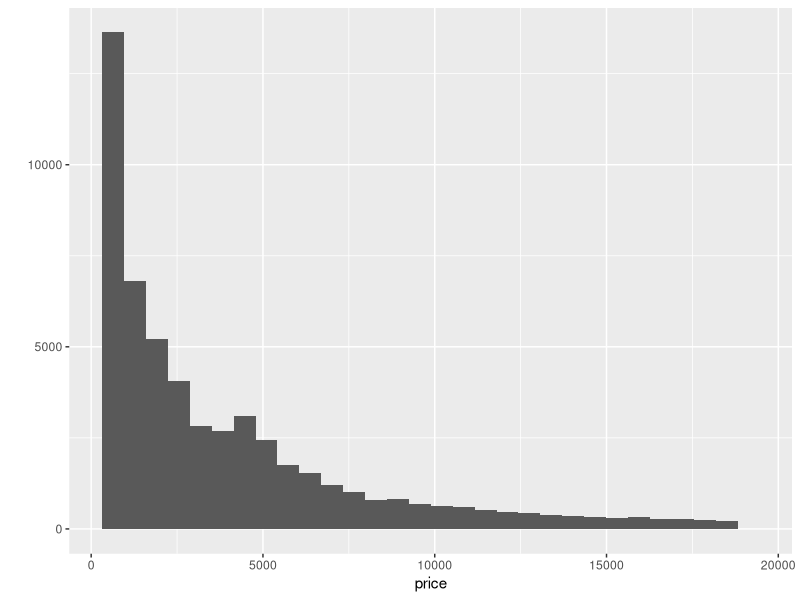
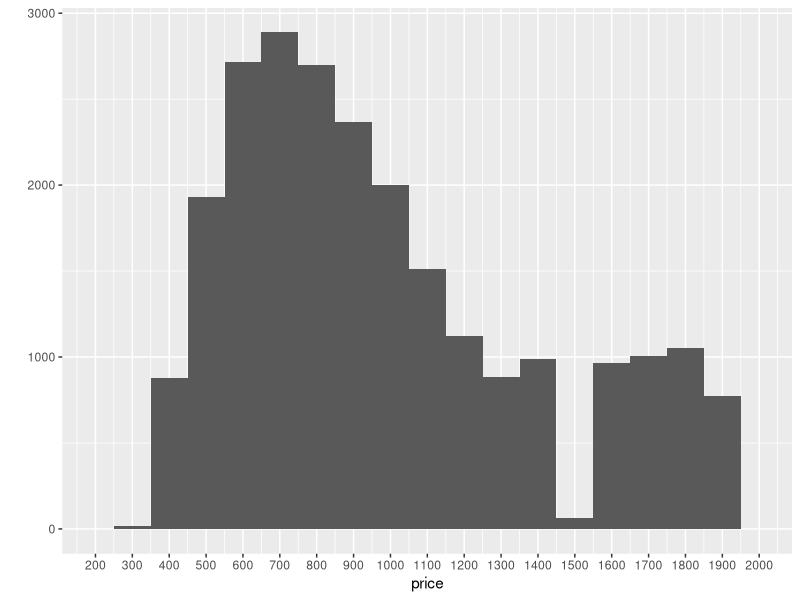
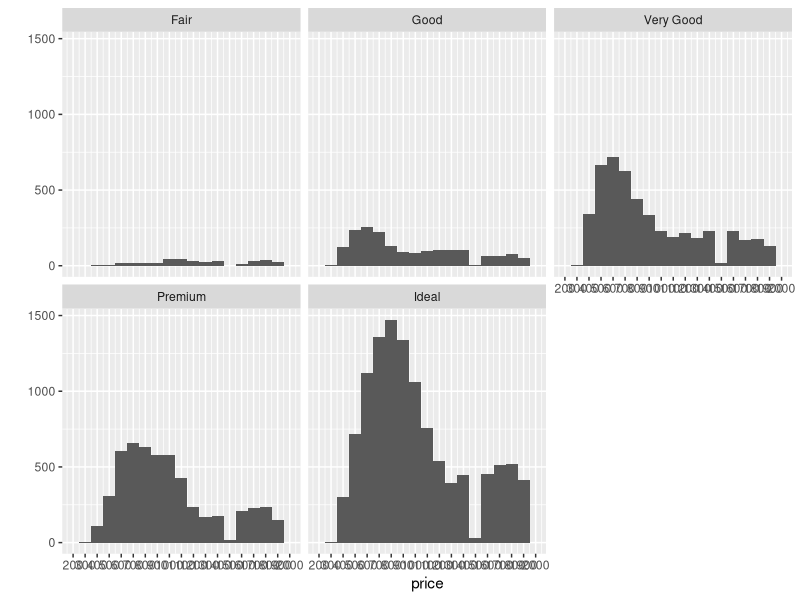
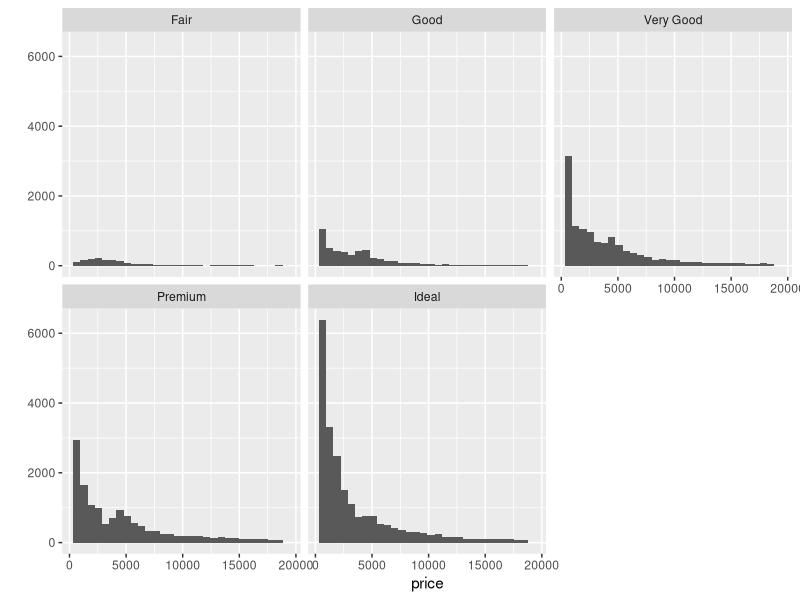
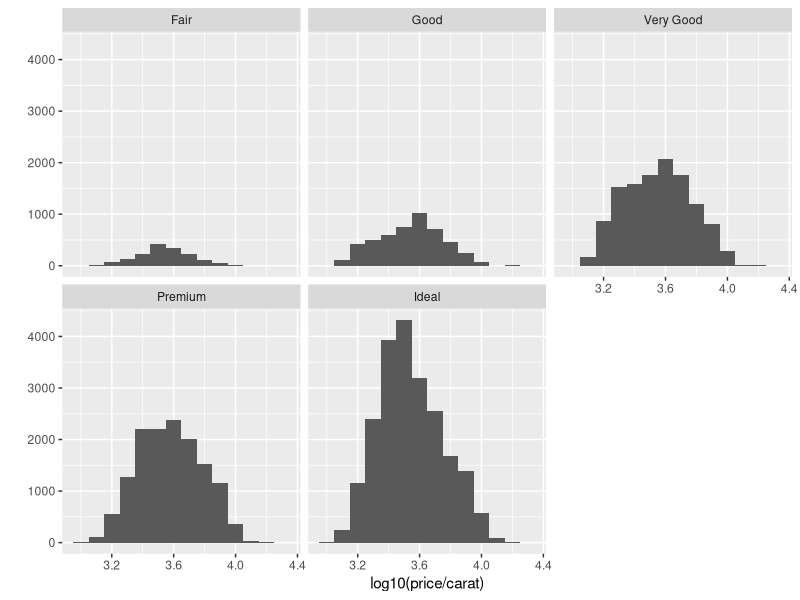
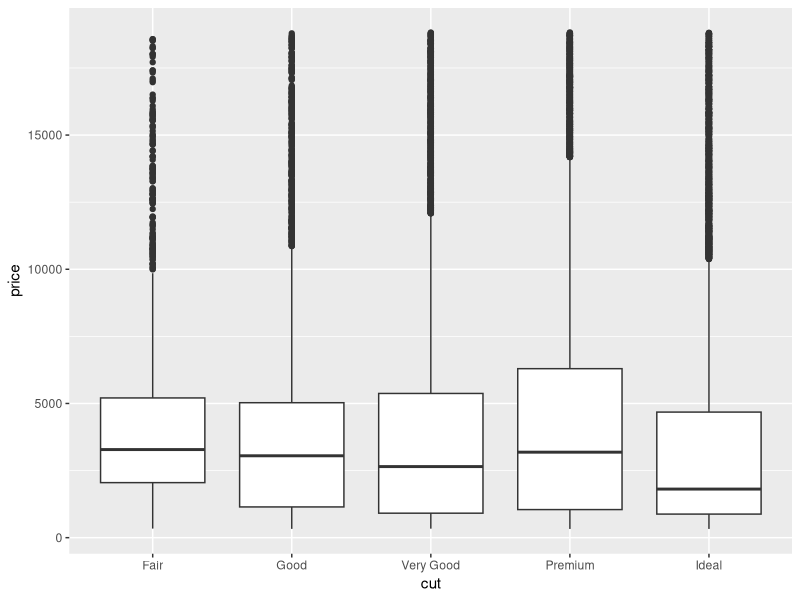

Recreate these plots in R, in order. (Note: this script raises an error after producing the figures.)

library(ggplot2)

str(diamonds)

summary(diamonds$color)

qplot(x = price, data = diamonds)

subset(diamonds, diamonds$price > 15000)

qplot(x = price, data = diamonds, binwidth = 100) + 
  scale_x_continuous(limits = c(200, 2000), breaks = seq(200, 2000, 100))

qplot(x = price, data = diamonds, binwidth = 100) + 
  scale_x_continuous(limits = c(200, 2000), breaks = seq(200, 2000, 100)) + 
  facet_wrap(~cut)

by(diamonds$price,diamonds$cut, median)


qplot(x = price, data = diamonds) + facet_wrap(~cut)
summary(diamonds)

qplot(x = log10(price/carat), data = diamonds, binwidth = 0.1) + 
  facet_wrap(~cut)


qplot(x = cut, y = price, data = diamonds, geom = 'boxplot')

diamonds_d <- subset(diamonds, diamonds$color == "D")

summary(diamonds_d)

diamonds_j = subset(diamonds, diamonds$color == "J")
summary(diamonds_j)



IQR(subset(diamonds, color == "J")$price) 


by(diamonds$color, diamonds$co)

qplot(x = color, y = price/carat, data = diamonds, geom = 'boxplot')


qplot(x = carat, data = diamonds, geom = 'freqpoly', binwidth = 0.1) + 
  scale_y_continuous(breaks = seq(0, 15000, 1000)) + 
  scale_x_continuous(breaks = seq(0, 2, 0.1))

rm(diamonds_j)
